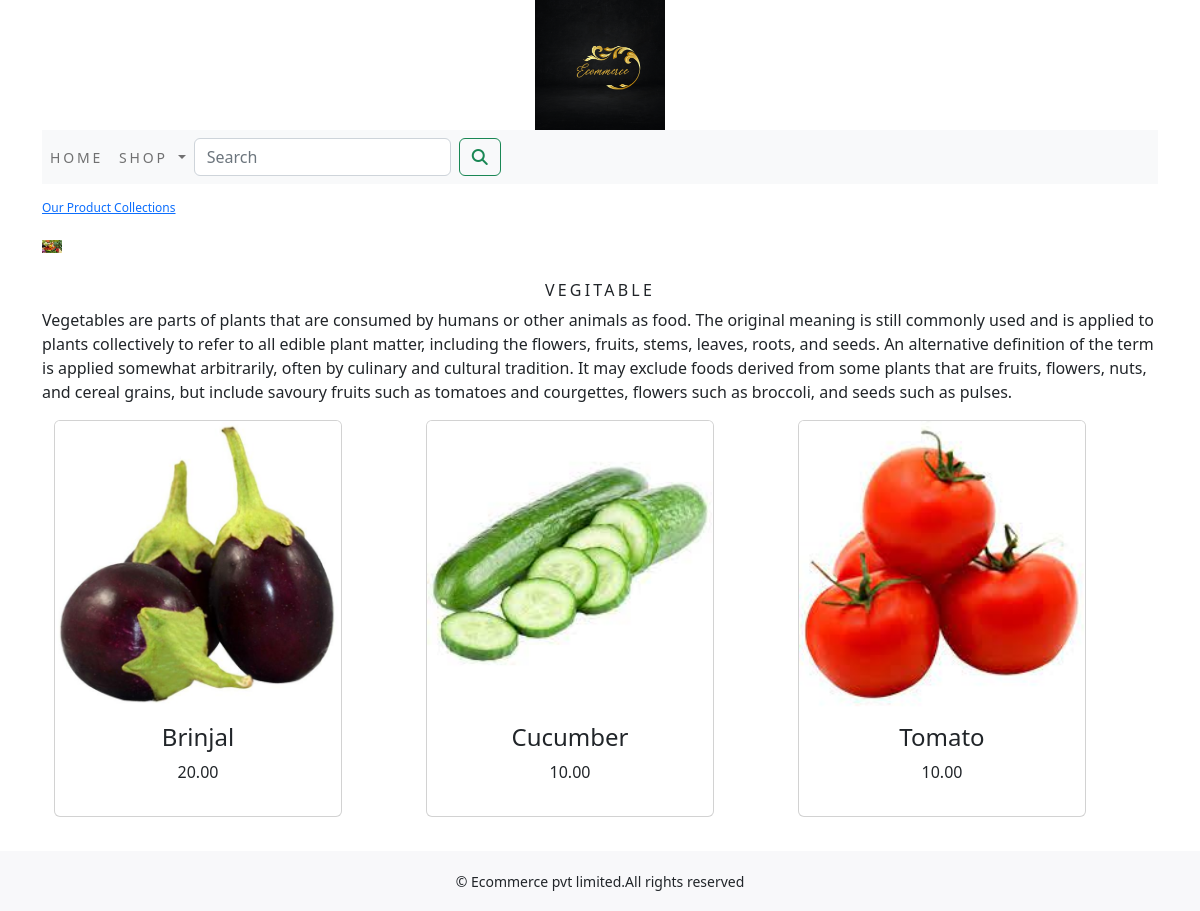
Page /shop/vegitable/ on the committed database.
### shop/models.py (models this page shows, shortened)
class Category(models.Model):
    name=models.CharField(max_length=250,unique=True)
    slug=models.SlugField(max_length=250,unique=True)
    description=models.TextField(blank=True)
    image=models.ImageField(upload_to='category',blank=True)
    class Meta:
        ordering=('name',)
        verbose_name='category'
        verbose_name_plural='categories'
    def get_url(self):
        return reverse('shop:products_by_category',args=[self.slug])

class Product(models.Model):
    name=models.CharField(max_length=250,unique=True)
    slug=models.SlugField(max_length=250,unique=True)
    description=models.TextField(blank=True)
    price=models.DecimalField(max_digits=10,decimal_places=2)
    category=models.ForeignKey(Category,on_delete=models.CASCADE)
    image=models.ImageField(upload_to='product',blank=True)
    stock=models.IntegerField()
    available=models.BooleanField(default=True)
    created=models.DateTimeField(auto_now_add=True)
    updated=models.DateTimeField(auto_now=True)
    def get_url(self):
        return reverse('shop:prodCatdetail',args=[self.category.slug,self.slug])
    class Meta:
        ordering=('name',)
        verbose_name = 'product'
        verbose_name_plural = 'products'

### shop/views.py (the view)
# urls.py: path('',views.allProdCat,name='allProdCat'),
def allProdCat(request,c_slug=None):
    c_page=None
    products_list=None
    if c_slug!=None:
        c_page=get_object_or_404(Category,slug=c_slug)
        products_list=Product.objects.all().filter(category=c_page,available=True)
    else:
        products_list = Product.objects.all().filter(available=True)
    paginator=Paginator(products_list,6)
    try:
        page=int(request.GET.get('page','1'))
    except:
        page=1
    try:
        products=paginator.page(page)
    except (EmptyPage,InvalidPage):
        products=paginator.page(paginator.num_pages)
    return render(request,'category.html',{'category':c_page,'products':products})

### cart/context_processors.py (called while the page is built)
def counter(request):
    item_count=0
    if 'admin' in request.path:
        return {}
    else:
        try:
            cart=Cart.objects.filter(cart_id=_cart_id(request))
            car_items=CartItem.objects.all().filter(cart=cart[:1])
            for cart_item in car_items:
                item_count += cart_item.quantity
        except Cart.DoesNotExist:
            item_count =0
    return dict(item_count=item_count)

### cart/views.py (called while the page is built)
def _cart_id(request):
    cart=request.session.session_key
    if not cart:
        cart=request.session.create()
    return cart

### shop/context_processors.py (called while the page is built)
def menu_links(request):
    links=Category.objects.all()
    return dict(links=links)

### template/category.html (shortened to what this page needs)
{% extends 'base.html' %}
{% load static %}
{% block content %}
    {% if category %}
        <div>
            <div class="row my_row_class">
                <div class="mx_auto">
                <p><a href="{% url 'shop:allProdCat' %}">Our Product Collections</a></p>
            </div>
                </div>
        </div>
    {% endif %}
    <div class="mx_auto">
        {% if category %}
        <img class="my_image" src="{{ category.image.url }}" alt="{{ category.name }}">
    </div>
     <br>
    <div>
        <h1 class="text-center my_title">{{category.name}}</h1>
        <p class="text-justify">{{category.description}}</p>
    </div>
    {% endif %}
    <div class="container">
        <div class="row mx_auto">
            {% for product in products.object_list %}
            <div class="my_bottom_margin col-9 col-sm-12 col-md-4 col-lg-4">
                <div class="card text-center" style="width: 18rem;">
                    <a href="{{product.get_url}}"><img class="card-img-top my_image" src="{{product.image.url}}" alt="{{product.name}}"></a>
                    <div class="card-body">
                        <h4>{{product.name}}</h4>
                        <p>{{product.price}}</p>
                    </div>
                </div>
            </div>
            {% endfor %}
        </div>
        <br>
    </div>
{% endblock %}

### static/css/custom.css (style rules this page uses)
body { font-family: "Trirong", serif; }
.my_row_class { padding-top:15px; }
.my_row_class .mx_auto { color:#0000; font-size:12px; }
.my_image { width:20px; height:auto; }
.my_title { font-size:16px; text-transform : uppercase; letter-spacing : .2em; }
.my_bottom_margin { margin-bottom:10px; }

### rows in the picture
Category: image (picture), name "VEGITABLE", description "Vegetables are parts of plants that are consumed by humans or other animals as food. The original meaning is still commonly used and is applied to plants collectively to refer to all edible plant matter, including the flowers, fruits, stems, leaves, roots, and seeds. An alternative definition of the term is applied somewhat arbitrarily, often by culinary and cultural tradition. It may exclude foods derived from some plants that are fruits, flowers, nuts, and cereal grains, but include savoury fruits such as tomatoes and courgettes, flowers such as broccoli, and seeds such as pulses."
Product: image (picture), name "Brinjal", price "20.00"
Product: image (picture), name "Cucumber", price "10.00"
Product: image (picture), name "Tomato", price "10.00"
